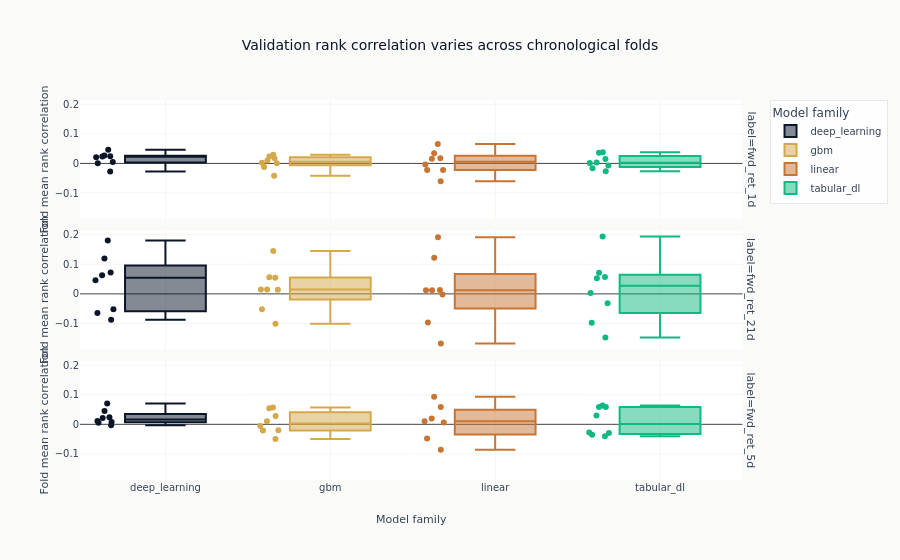

Write notebook code for a chart like this one.
### Code cell
fold_figure = px.box(
    fold_metrics,
    x="family",
    y="ic_mean",
    color="family",
    facet_row="label",
    points="all",
    title="Validation rank correlation varies across chronological folds",
    labels={"family": "Model family", "ic_mean": "Fold mean rank correlation"},
)
fold_figure.show()

### Figure 1 — Plotly figure (JSON) as saved in the notebook; plotly's stock layout.template omitted (floating-point values rounded to 4 significant figures)
{"data": [{"alignmentgroup": "True", "boxpoints": "all", "hovertemplate": "Model family=%{x}<br>label=fwd_ret_1d<br>Fold mean rank correlation=%{y}<extra></extra>", "legendgroup": "deep_learning", "marker": {"color": "#0a1628"}, "name": "deep_learning", "notched": false, "offsetgroup": "deep_learning", "orientation": "v", "showlegend": true, "type": "box", "x": ["deep_learning", "deep_learning", "deep_learning", "deep_learning", "deep_learning", "deep_learning", "deep_learning", "deep_learning"], "x0": " ", "xaxis": "x3", "y": [0.005106, 0.04599, 0.0007053, 0.02445, 0.02311, 0.02113, -0.0275, 0.02661], "y0": " ", "yaxis": "y3"}, {"alignmentgroup": "True", "boxpoints": "all", "hovertemplate": "Model family=%{x}<br>label=fwd_ret_21d<br>Fold mean rank correlation=%{y}<extra></extra>", "legendgroup": "deep_learning", "marker": {"color": "#0a1628"}, "name": "deep_learning", "notched": false, "offsetgroup": "deep_learning", "orientation": "v", "showlegend": false, "type": "box", "x": ["deep_learning", "deep_learning", "deep_learning", "deep_learning", "deep_learning", "deep_learning", "deep_learning", "deep_learning"], "x0": " ", "xaxis": "x2", "y": [-0.05205, 0.1194, -0.0871, 0.06262, 0.18, 0.07213, -0.06461, 0.04586], "y0": " ", "yaxis": "y2"}, {"alignmentgroup": "True", "boxpoints": "all", "hovertemplate": "Model family=%{x}<br>label=fwd_ret_5d<br>Fold mean rank correlation=%{y}<extra></extra>", "legendgroup": "deep_learning", "marker": {"color": "#0a1628"}, "name": "deep_learning", "notched": false, "offsetgroup": "deep_learning", "orientation": "v", "showlegend": false, "type": "box", "x": ["deep_learning", "deep_learning", "deep_learning", "deep_learning", "deep_learning", "deep_learning", "deep_learning", "deep_learning"], "x0": " ", "xaxis": "x", "y": [-0.003322, 0.07025, 0.0113, 0.024, 0.0218, 0.04518, 0.00538, 0.008208], "y0": " ", "yaxis": "y"}, {"alignmentgroup": "True", "boxpoints": "all", "hovertemplate": "Model family=%{x}<br>label=fwd_ret_1d<br>Fold mean rank correlation=%{y}<extra></extra>", "legendgroup": "gbm", "marker": {"color": "#D4A84B"}, "name": "gbm", "notched": false, "offsetgroup": "gbm", "orientation": "v", "showlegend": true, "type": "box", "x": ["gbm", "gbm", "gbm", "gbm", "gbm", "gbm", "gbm", "gbm"], "x0": " ", "xaxis": "x3", "y": [0.0002701, 0.02323, 0.02929, 0.01782, -0.01223, 0.009515, -0.04176, 0.001982], "y0": " ", "yaxis": "y3"}, {"alignmentgroup": "True", "boxpoints": "all", "hovertemplate": "Model family=%{x}<br>label=fwd_ret_21d<br>Fold mean rank correlation=%{y}<extra></extra>", "legendgroup": "gbm", "marker": {"color": "#D4A84B"}, "name": "gbm", "notched": false, "offsetgroup": "gbm", "orientation": "v", "showlegend": false, "type": "box", "x": ["gbm", "gbm", "gbm", "gbm", "gbm", "gbm", "gbm", "gbm"], "x0": " ", "xaxis": "x2", "y": [0.01361, -0.05217, 0.145, 0.05488, -0.101, 0.05651, 0.01483, 0.0144], "y0": " ", "yaxis": "y2"}, {"alignmentgroup": "True", "boxpoints": "all", "hovertemplate": "Model family=%{x}<br>label=fwd_ret_5d<br>Fold mean rank correlation=%{y}<extra></extra>", "legendgroup": "gbm", "marker": {"color": "#D4A84B"}, "name": "gbm", "notched": false, "offsetgroup": "gbm", "orientation": "v", "showlegend": false, "type": "box", "x": ["gbm", "gbm", "gbm", "gbm", "gbm", "gbm", "gbm", "gbm"], "x0": " ", "xaxis": "x", "y": [0.05417, -0.02119, 0.01057, 0.02815, -0.005345, 0.05726, -0.04984, -0.01987], "y0": " ", "yaxis": "y"}, {"alignmentgroup": "True", "boxpoints": "all", "hovertemplate": "Model family=%{x}<br>label=fwd_ret_1d<br>Fold mean rank correlation=%{y}<extra></extra>", "legendgroup": "linear", "marker": {"color": "#C87533"}, "name": "linear", "notched": false, "offsetgroup": "linear", "orientation": "v", "showlegend": true, "type": "box", "x": ["linear", "linear", "linear", "linear", "linear", "linear", "linear", "linear"], "x0": " ", "xaxis": "x3", "y": [0.01587, -0.0226, -0.003998, 0.03462, 0.01737, -0.02238, -0.06021, 0.06525], "y0": " ", "yaxis": "y3"}, {"alignmentgroup": "True", "boxpoints": "all", "hovertemplate": "Model family=%{x}<br>label=fwd_ret_21d<br>Fold mean rank correlation=%{y}<extra></extra>", "legendgroup": "linear", "marker": {"color": "#C87533"}, "name": "linear", "notched": false, "offsetgroup": "linear", "orientation": "v", "showlegend": false, "type": "box", "x": ["linear", "linear", "linear", "linear", "linear", "linear", "linear", "linear"], "x0": " ", "xaxis": "x2", "y": [0.01231, -0.1679, 0.0129, 0.122, -0.002302, 0.01193, -0.09658, 0.1909], "y0": " ", "yaxis": "y2"}, {"alignmentgroup": "True", "boxpoints": "all", "hovertemplate": "Model family=%{x}<br>label=fwd_ret_5d<br>Fold mean rank correlation=%{y}<extra></extra>", "legendgroup": "linear", "marker": {"color": "#C87533"}, "name": "linear", "notched": false, "offsetgroup": "linear", "orientation": "v", "showlegend": false, "type": "box", "x": ["linear", "linear", "linear", "linear", "linear", "linear", "linear", "linear"], "x0": " ", "xaxis": "x", "y": [0.01943, -0.04811, NaN, 0.05876, 0.01072, 0.006225, -0.08548, 0.09295], "y0": " ", "yaxis": "y"}, {"alignmentgroup": "True", "boxpoints": "all", "hovertemplate": "Model family=%{x}<br>label=fwd_ret_1d<br>Fold mean rank correlation=%{y}<extra></extra>", "legendgroup": "tabular_dl", "marker": {"color": "#10b981"}, "name": "tabular_dl", "notched": false, "offsetgroup": "tabular_dl", "orientation": "v", "showlegend": true, "type": "box", "x": ["tabular_dl", "tabular_dl", "tabular_dl", "tabular_dl", "tabular_dl", "tabular_dl", "tabular_dl", "tabular_dl"], "x0": " ", "xaxis": "x3", "y": [0.03571, -0.02612, 0.03802, 0.01507, -0.01611, -0.007338, 0.001743, 0.003335], "y0": " ", "yaxis": "y3"}, {"alignmentgroup": "True", "boxpoints": "all", "hovertemplate": "Model family=%{x}<br>label=fwd_ret_21d<br>Fold mean rank correlation=%{y}<extra></extra>", "legendgroup": "tabular_dl", "marker": {"color": "#10b981"}, "name": "tabular_dl", "notched": false, "offsetgroup": "tabular_dl", "orientation": "v", "showlegend": false, "type": "box", "x": ["tabular_dl", "tabular_dl", "tabular_dl", "tabular_dl", "tabular_dl", "tabular_dl", "tabular_dl", "tabular_dl"], "x0": " ", "xaxis": "x2", "y": [0.05287, -0.03172, 0.1941, 0.05687, -0.1471, 0.07174, 0.002821, -0.09734], "y0": " ", "yaxis": "y2"}, {"alignmentgroup": "True", "boxpoints": "all", "hovertemplate": "Model family=%{x}<br>label=fwd_ret_5d<br>Fold mean rank correlation=%{y}<extra></extra>", "legendgroup": "tabular_dl", "marker": {"color": "#10b981"}, "name": "tabular_dl", "notched": false, "offsetgroup": "tabular_dl", "orientation": "v", "showlegend": false, "type": "box", "x": ["tabular_dl", "tabular_dl", "tabular_dl", "tabular_dl", "tabular_dl", "tabular_dl", "tabular_dl", "tabular_dl"], "x0": " ", "xaxis": "x", "y": [0.05822, -0.02738, 0.05856, 0.03015, -0.04015, 0.06357, -0.03516, -0.02937], "y0": " ", "yaxis": "y"}], "layout": {"annotations": [{"font": {}, "showarrow": false, "text": "label=fwd_ret_5d", "textangle": 90, "x": 0.98, "xanchor": "left", "xref": "paper", "y": 0.1567, "yanchor": "middle", "yref": "paper"}, {"font": {}, "showarrow": false, "text": "label=fwd_ret_21d", "textangle": 90, "x": 0.98, "xanchor": "left", "xref": "paper", "y": 0.5, "yanchor": "middle", "yref": "paper"}, {"font": {}, "showarrow": false, "text": "label=fwd_ret_1d", "textangle": 90, "x": 0.98, "xanchor": "left", "xref": "paper", "y": 0.8433, "yanchor": "middle", "yref": "paper"}], "boxmode": "overlay", "legend": {"title": {"text": "Model family"}, "tracegroupgap": 0}, "title": {"text": "Validation rank correlation varies across chronological folds"}, "xaxis": {"anchor": "y", "categoryarray": ["deep_learning", "gbm", "linear", "tabular_dl"], "categoryorder": "array", "domain": [0.0, 0.98], "title": {"text": "Model family"}}, "xaxis2": {"anchor": "y2", "domain": [0.0, 0.98], "matches": "x", "showticklabels": false}, "xaxis3": {"anchor": "y3", "domain": [0.0, 0.98], "matches": "x", "showticklabels": false}, "yaxis": {"anchor": "x", "domain": [0.0, 0.3133], "title": {"text": "Fold mean rank correlation"}}, "yaxis2": {"anchor": "x2", "domain": [0.3433, 0.6567], "matches": "y", "title": {"text": "Fold mean rank correlation"}}, "yaxis3": {"anchor": "x3", "domain": [0.6867, 1.0], "matches": "y", "title": {"text": "Fold mean rank correlation"}}}}
